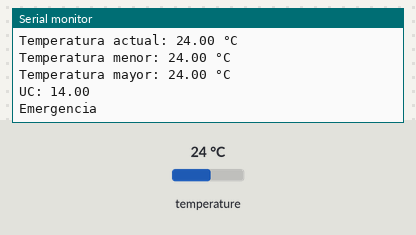
Simulated run of this sketch. Board: Arduino Uno, built with avr-gcc and run on an emulated ATmega328P. Parts: the last lines printed to the serial monitor. The inputs (shaded band) are chosen by the test bench; at power-on: temperature 24 °C.

Above: at 1.9 s.
2.0 s: temperature set to 12 °C
At 3.1 s:
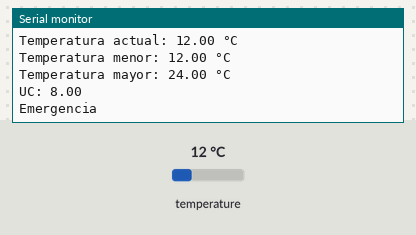
3.5 s: temperature set to 28 °C
At 5.3 s:
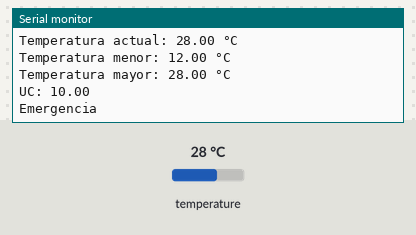
Timing chart, 0 to 6.8 s (numbered marks = the images above; inputs shaded):
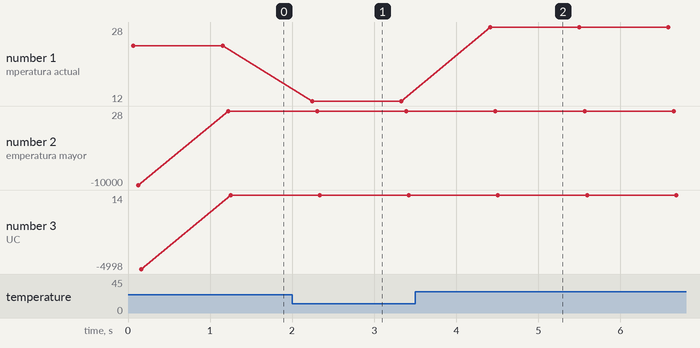

Measured:
- after the input at 2.0 s, the serial monitor: prints a new line after 0.24 s (image 1)
- after the input at 3.5 s, the serial monitor: prints a new line after 0.91 s (image 2)
- plotted number 1: 24 → 12 after the input at 2.0 s, 12 → 28 after the input at 3.5 s
- plotted number 2: 24 → 28 after the input at 3.5 s
- plotted number 3: 14 → 8 after the input at 2.0 s, 8 → 10 after the input at 3.5 s

The sketch:

Unidades_Calor.ino
```cpp
#include <Wire.h>
#include <Adafruit_MPL3115A2.h>

Adafruit_MPL3115A2 baro = Adafruit_MPL3115A2();

  int a = 0;
  int b = 0;
  int count = 0;

  float tempMenor = 10000;
  float tempMayor = -10000;
  float UC=0;

void setup() {
  Serial.begin(9600);
  Serial.println("Adafruit_MPL3115A2 test!");
}

void loop() {
  Serial.println("///////Realizando medicion//////");
  if (! baro.begin()) {
    Serial.println("Couldnt find sensor");
    return;
  }

  //Temperatura en grados celcius

  float tempC = baro.getTemperature();
  Serial.print("Temperatura actual: ");
  Serial.print(tempC); Serial.println(" °C");


  //Maquina de estados para sistema de flujo vehicular
  if(tempC < tempMenor){
    tempMenor = tempC;
  }
  else if(tempC > tempMayor){
    tempMayor = tempC;
  }

  Serial.print("Temperatura menor: "); Serial.print(tempMenor);
  Serial.println(" °C");
  Serial.print("Temperatura mayor: "); Serial.print(tempMayor);
  Serial.println(" °C");
  UC = (tempMayor + tempMenor)/2 - 10;
  Serial.print("UC: "); Serial.print(UC);
  Serial.println("");

  if(UC < 64.41){
    Serial.println("Emergencia");
  }
  else if(UC > 91.33){
    Serial.println("Formacion de guias");
  }
  else if(UC > 99.31){
    Serial.println("Floracion");
  }
  else if(UC > 112.77){
    Serial.println("Formacion de vainas");
  }
  else if(UC > 153.24){
    Serial.println("Llenado de vainas");
  }
  else{
    Serial.println("Maduracion");
  }
  delay(1000);
}
```
